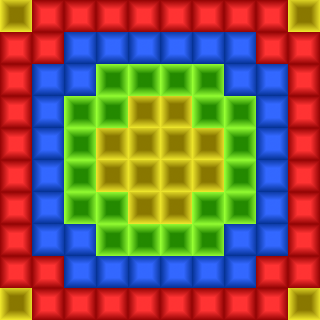

Tiled map render using the project's own tile images. Description and the map definition, with tile-layer contents summarised, below:
An orthogonal 10x10 tile map with 32x32 px tiles, 1 tile layer (Tile Layer 1).

<map version="1.0" orientation="orthogonal" width="10" height="10" tilewidth="32" tileheight="32">
 <tileset firstgid="1" name="base_color" tilewidth="32" tileheight="32">
  <image source="../img/tiles.png" width="64" height="64" />
 </tileset>
 <layer name="Tile Layer 1" width="10" height="10">
  <data>[100 cells, 100 non-empty, 4 distinct tile ids]</data>
 </layer>
</map>